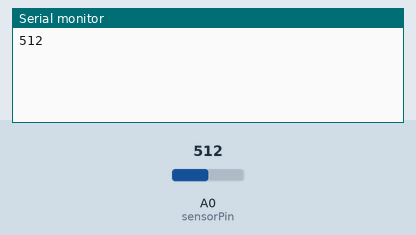
Recording of a sketch running on a simulated Arduino Uno, built with avr-gcc and run on an emulated ATmega328P. Parts: the last lines printed to the serial monitor. The test bench sets the inputs (shaded band); at power-on: A0 (sensorPin) = 512.

Above: at 1.8 s.
1.9 s: A0 (sensorPin) set to 716
At 2.7 s:
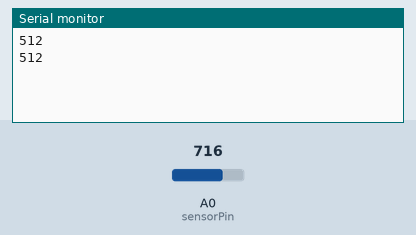
3.4 s: A0 (sensorPin) set to 900
At 3.8 s:
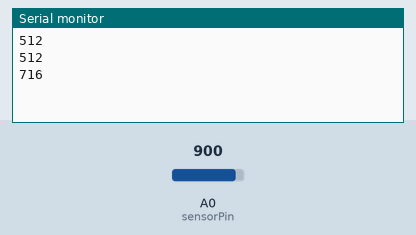
Timing chart, 0 to 6.4 s (numbered marks = the images above; inputs shaded):
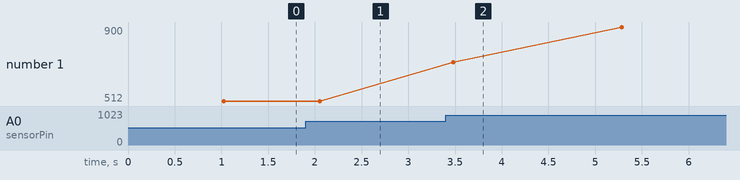

Measured:
- plotted number 1: 512 → 900 after the input at 3.4 s

The sketch:

led_blink.ino
```cpp
int sensorPin = A0;
int ledPin=13;
  int sensorValue = 0;
void setup() {
  Serial.begin(9600);
}

void loop() {
  sensorValue = analogRead(sensorPin);
  digitalWrite(ledPin,HIGH);
  delay(sensorValue);
  digitalWrite(ledPin,LOW);
  delay(sensorValue);
  Serial.println(sensorValue);
  delay(1);
}
```
